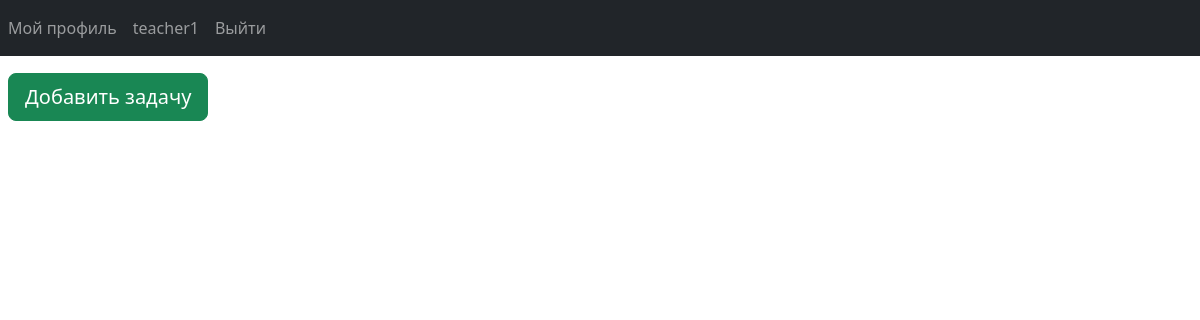
The page /t_subject/1 (signed in) on the database as committed earlier.
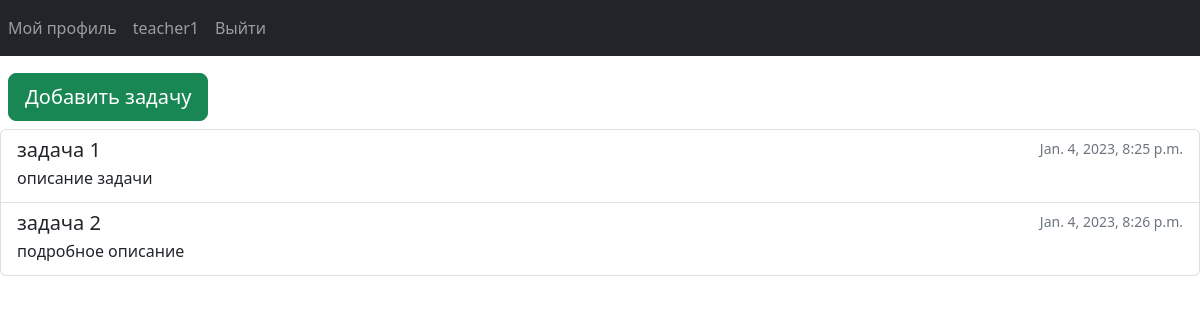
The same page on the database as committed later.
### univ_app/models.py (models this page shows)
class Task(models.Model):
    title = models.CharField(max_length=200, default = '', blank = True) #this field is present in Test itself
    description = models.TextField(default = '', blank = True) #this field is present in Test itself
    subject = models.ForeignKey("Subject", blank = True, null = True, on_delete = models.SET_NULL)
    created_at = models.DateTimeField(auto_now_add = True, null = True, blank = True)
    created_by = models.ForeignKey("Teacher", blank = True, null = True, on_delete = models.SET_NULL)
    class Meta:
        abstract = True
    def get_type(self):
        return self.__class__.__name__

class CommonTask(Task):
    file = models.FileField(upload_to = "uploads/common_tasks/", blank = True, null = True)

### univ_app/decorators.py (the view)
        def wrapper(request, *args, **kwargs):
            group = None
            if request.user.groups.exists():
                group = request.user.groups.all()[0].name
            if group in allowed_groups:
                return view_func(request, *args, **kwargs)
            else:
                return HttpResponse("У вас нет прав доступа к этой странице")

### univ_app/models.py (called while the page is built)
    @property
    def all_tasks(self):
        common_tasks = self.commontask_set.all()
        info_tasks = self.infotask_set.all()
        test_tasks = self.test_set.all()
        tasks = list(chain(common_tasks, info_tasks, test_tasks))
        tasks.sort(key = lambda task : task.created_at)
        return tasks

### univ_app/templatetags/user_tags.py (called while the page is built)
@register.filter(name='has_group')
def has_group(user, group_name):
    return user.groups.filter(name=group_name).exists()

### univ_app/views.py (called while the page is built)
    @allowed_users(allowed_groups = ["teacher"])
    def t_subject(request, subj_id):
        subject = Subject.objects.get(id = subj_id)
        tasks = subject.all_tasks
        ctx = {
        "subject":subject,
        "tasks":tasks,
        }
        return render(request,"teacher_views/t_subject.html",ctx)

### templates/teacher_views/t_subject.html (shortened to what this page needs)
{%extends "base.html"%}
{% block t_subject %}
<a href="" class = 'btn btn-success btn-lg m-2' >Добавить задачу</a>
<div class="list-group">
  {%for task in tasks%}
  <a href="{%url 't_task' task.get_type task.id %}" class="list-group-item list-group-item-action flex-column align-items-start">
    <div class="d-flex w-100 justify-content-between">
      <h5 class="mb-1">{{task.title}} </h5>
      <small class="text-muted">{{task.created_at}}</small>
    </div>
    <p class="mb-1">{{task.description}}</p>
  </a>
  {%endfor%}
</div>
{% endblock %}

### templates/base.html (shortened to what this page needs)
{% load static %}
<!DOCTYPE html>
<html lang="en" dir="ltr">
<link rel="stylesheet" href="https://cdn.jsdelivr.net/npm/bootstrap@5.2.0/dist/css/bootstrap.min.css">
<link rel="stylesheet" href="{% static 'univ_app/css/base.css' %}">
  <head>
  </head>
  <body>
    <div class = "wrapper">
      {% include "include/header.html" %}
      {% block t_subject %}
      {% endblock %}
    </div>
  </body>
</html>

### templates/include/header.html (shortened to what this page needs)
{% load user_tags %}
<div class = "normal_header">
  <nav class="navbar navbar-expand-lg navbar-dark bg-dark mb-10">
      <div class="collapse navbar-collapse" id="navbarNav">
        <ul class="navbar-nav">
          <li class="nav-item">
            {% if request.user.is_authenticated %}
              {% if request.user|has_group:"student" %}
                    <a class="nav-link" href="{% url 's_profile' %}">Мой профиль<span class="sr-only"></span></a>
              {% else %}
                    <a class="nav-link" href="{% url 't_profile' %}">Мой профиль</a>
              {% endif %}
            {% endif %}
          </li>
          <li class="nav-item">
            <a class = "nav-link" href="#">{{request.user}}</a>
          </li>
          <li class="nav-item">
            {% if not request.user.is_authenticated %}
            <a class="nav-link" href="{% url 'login_form' %}">Войти<span class="sr-only"></span></a>
            {% else %}
            <a class="nav-link" href="{% url 'log_out' %}">Выйти</a>
            {% endif %}
          </li>
        </ul>
    </div>
  </nav>
</div>

### univ_app/static/univ_app/css/base.css (style rules this page uses)
body { background: white; }
.mb-10 { margin-bottom: 10px; }

### templates/include/header.html (style rules this page uses)
.normal_header { margin-bottom: 5px; display: block; width: 100%; height:60px; }

### templates/base.html (style rules this page uses)
body { background-color:white; }

Rows that differ between the two databases and show on the page:
added CommonTask: title "задача 1", created_at "Jan. 4, 2023, 8:25 p.m.", description "описание задачи"
added CommonTask: title "задача 2", created_at "Jan. 4, 2023, 8:26 p.m.", description "подробное описание"
